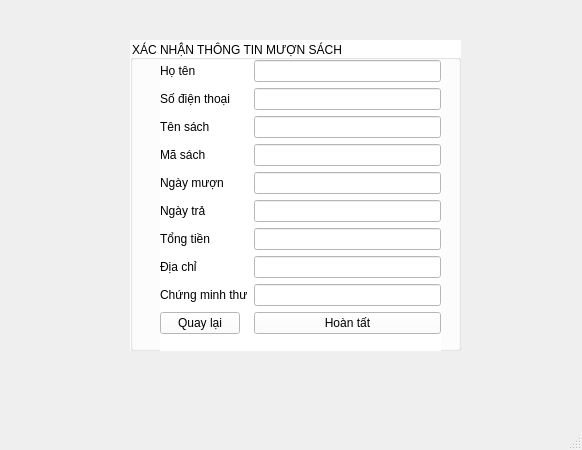
<?xml version="1.0" encoding="UTF-8"?>
<ui version="4.0">
 <class>MainWindow</class>
 <widget class="QMainWindow" name="MainWindow">
  <property name="geometry">
   <rect>
    <x>0</x>
    <y>0</y>
    <width>582</width>
    <height>450</height>
   </rect>
  </property>
  <property name="windowTitle">
   <string>MainWindow</string>
  </property>
  <widget class="QWidget" name="centralwidget">
   <property name="styleSheet">
    <string notr="true">#centralwidget {
    border-image: url(mhmuonsach.png);
}</string>
   </property>
   <widget class="QStackedWidget" name="stackedWidget">
    <property name="geometry">
     <rect>
      <x>60</x>
      <y>30</y>
      <width>451</width>
      <height>351</height>
     </rect>
    </property>
    <property name="styleSheet">
     <string notr="true"/>
    </property>
    <property name="currentIndex">
     <number>1</number>
    </property>
    <widget class="QWidget" name="page_5">
     <property name="styleSheet">
      <string notr="true"/>
     </property>
     <widget class="QPushButton" name="btnycmuon">
      <property name="geometry">
       <rect>
        <x>170</x>
        <y>210</y>
        <width>111</width>
        <height>31</height>
       </rect>
      </property>
      <property name="text">
       <string>Yêu cầu mượn sách</string>
      </property>
     </widget>
     <widget class="QLabel" name="label">
      <property name="geometry">
       <rect>
        <x>80</x>
        <y>40</y>
        <width>141</width>
        <height>21</height>
       </rect>
      </property>
      <property name="text">
       <string>&lt;html&gt;&lt;head/&gt;&lt;body&gt;&lt;p align=&quot;center&quot;&gt;&lt;span style=&quot; font-size:10pt; font-weight:600;&quot;&gt;Thông tin người mượn&lt;/span&gt;&lt;/p&gt;&lt;p align=&quot;center&quot;&gt;&lt;br/&gt;&lt;/p&gt;&lt;/body&gt;&lt;/html&gt;</string>
      </property>
     </widget>
     <widget class="QWidget" name="verticalLayoutWidget">
      <property name="geometry">
       <rect>
        <x>70</x>
        <y>60</y>
        <width>161</width>
        <height>126</height>
       </rect>
      </property>
      <layout class="QVBoxLayout" name="verticalLayout">
       <item>
        <widget class="QLineEdit" name="txthoten">
         <property name="placeholderText">
          <string>Họ và Tên</string>
         </property>
        </widget>
       </item>
       <item>
        <widget class="QLineEdit" name="txtsdt">
         <property name="placeholderText">
          <string>Số điện thoại</string>
         </property>
        </widget>
       </item>
       <item>
        <widget class="QLineEdit" name="txtcmt">
         <property name="placeholderText">
          <string>Chứng minh thư</string>
         </property>
        </widget>
       </item>
       <item>
        <widget class="QLineEdit" name="txtdiachi">
         <property name="placeholderText">
          <string>Địa chỉ</string>
         </property>
        </widget>
       </item>
      </layout>
     </widget>
     <widget class="QWidget" name="formLayoutWidget">
      <property name="geometry">
       <rect>
        <x>240</x>
        <y>60</y>
        <width>171</width>
        <height>131</height>
       </rect>
      </property>
      <layout class="QFormLayout" name="formLayout">
       <item row="0" column="0" colspan="2">
        <widget class="QLineEdit" name="txttensach">
         <property name="placeholderText">
          <string>Tên sách</string>
         </property>
        </widget>
       </item>
       <item row="1" column="0" colspan="2">
        <widget class="QLineEdit" name="txtmasach">
         <property name="placeholderText">
          <string>Mã sách</string>
         </property>
        </widget>
       </item>
       <item row="2" column="0">
        <widget class="QLabel" name="label_3">
         <property name="text">
          <string>Ngày mượn</string>
         </property>
        </widget>
       </item>
       <item row="2" column="1">
        <widget class="QDateEdit" name="datemuon"/>
       </item>
       <item row="3" column="0">
        <widget class="QLabel" name="label_4">
         <property name="text">
          <string>Ngày trả</string>
         </property>
        </widget>
       </item>
       <item row="3" column="1">
        <widget class="QDateEdit" name="datetra"/>
       </item>
       <item row="4" column="0">
        <widget class="QLabel" name="label_14">
         <property name="text">
          <string>Tổng tiền</string>
         </property>
        </widget>
       </item>
       <item row="4" column="1">
        <widget class="QLineEdit" name="txttongtien"/>
       </item>
      </layout>
     </widget>
     <widget class="QLabel" name="label_2">
      <property name="geometry">
       <rect>
        <x>250</x>
        <y>40</y>
        <width>141</width>
        <height>21</height>
       </rect>
      </property>
      <property name="text">
       <string>&lt;html&gt;&lt;head/&gt;&lt;body&gt;&lt;p align=&quot;center&quot;&gt;&lt;span style=&quot; font-size:10pt; font-weight:600;&quot;&gt;Thông tin sách&lt;/span&gt;&lt;/p&gt;&lt;p align=&quot;center&quot;&gt;&lt;br/&gt;&lt;/p&gt;&lt;/body&gt;&lt;/html&gt;</string>
      </property>
     </widget>
     <widget class="QPushButton" name="btnquaylai_2">
      <property name="geometry">
       <rect>
        <x>70</x>
        <y>260</y>
        <width>91</width>
        <height>21</height>
       </rect>
      </property>
      <property name="text">
       <string>Quay lại</string>
      </property>
     </widget>
    </widget>
    <widget class="QWidget" name="page_6">
     <property name="styleSheet">
      <string notr="true"/>
     </property>
     <widget class="QGroupBox" name="groupBox">
      <property name="geometry">
       <rect>
        <x>70</x>
        <y>10</y>
        <width>331</width>
        <height>311</height>
       </rect>
      </property>
      <property name="styleSheet">
       <string notr="true">background-color: white;</string>
      </property>
      <property name="title">
       <string>XÁC NHẬN THÔNG TIN MƯỢN SÁCH</string>
      </property>
      <widget class="QWidget" name="formLayoutWidget_2">
       <property name="geometry">
        <rect>
         <x>30</x>
         <y>20</y>
         <width>281</width>
         <height>318</height>
        </rect>
       </property>
       <layout class="QFormLayout" name="formLayout_2">
        <item row="0" column="0">
         <widget class="QLabel" name="label_5">
          <property name="text">
           <string>Họ tên</string>
          </property>
         </widget>
        </item>
        <item row="0" column="1">
         <widget class="QLineEdit" name="viewhoten">
          <property name="readOnly">
           <bool>true</bool>
          </property>
         </widget>
        </item>
        <item row="1" column="0">
         <widget class="QLabel" name="label_6">
          <property name="text">
           <string>Số điện thoại</string>
          </property>
         </widget>
        </item>
        <item row="1" column="1">
         <widget class="QLineEdit" name="viewsdt">
          <property name="readOnly">
           <bool>true</bool>
          </property>
         </widget>
        </item>
        <item row="2" column="0">
         <widget class="QLabel" name="label_7">
          <property name="text">
           <string>Tên sách</string>
          </property>
         </widget>
        </item>
        <item row="2" column="1">
         <widget class="QLineEdit" name="viewtensach">
          <property name="readOnly">
           <bool>true</bool>
          </property>
         </widget>
        </item>
        <item row="4" column="0">
         <widget class="QLabel" name="label_8">
          <property name="text">
           <string>Ngày mượn</string>
          </property>
         </widget>
        </item>
        <item row="4" column="1">
         <widget class="QLineEdit" name="viewngaymuon">
          <property name="readOnly">
           <bool>true</bool>
          </property>
         </widget>
        </item>
        <item row="5" column="0">
         <widget class="QLabel" name="label_10">
          <property name="text">
           <string>Ngày trả</string>
          </property>
         </widget>
        </item>
        <item row="6" column="0">
         <widget class="QLabel" name="label_9">
          <property name="text">
           <string>Tổng tiền</string>
          </property>
         </widget>
        </item>
        <item row="7" column="0">
         <widget class="QLabel" name="label_11">
          <property name="text">
           <string>Địa chỉ</string>
          </property>
         </widget>
        </item>
        <item row="8" column="0">
         <widget class="QLabel" name="label_12">
          <property name="text">
           <string>Chứng minh thư</string>
          </property>
         </widget>
        </item>
        <item row="5" column="1">
         <widget class="QLineEdit" name="viewngaytra">
          <property name="readOnly">
           <bool>true</bool>
          </property>
         </widget>
        </item>
        <item row="6" column="1">
         <widget class="QLineEdit" name="viewtongtien">
          <property name="readOnly">
           <bool>true</bool>
          </property>
         </widget>
        </item>
        <item row="7" column="1">
         <widget class="QLineEdit" name="viewdiachi">
          <property name="readOnly">
           <bool>true</bool>
          </property>
         </widget>
        </item>
        <item row="8" column="1">
         <widget class="QLineEdit" name="viewcmt">
          <property name="readOnly">
           <bool>true</bool>
          </property>
         </widget>
        </item>
        <item row="3" column="0">
         <widget class="QLabel" name="label_13">
          <property name="text">
           <string>Mã sách</string>
          </property>
         </widget>
        </item>
        <item row="3" column="1">
         <widget class="QLineEdit" name="viewmasach">
          <property name="readOnly">
           <bool>true</bool>
          </property>
         </widget>
        </item>
        <item row="9" column="1">
         <widget class="QPushButton" name="btnhoantat">
          <property name="text">
           <string>Hoàn tất</string>
          </property>
         </widget>
        </item>
        <item row="9" column="0">
         <widget class="QPushButton" name="btnquaylai">
          <property name="text">
           <string>Quay lại</string>
          </property>
         </widget>
        </item>
       </layout>
      </widget>
     </widget>
    </widget>
   </widget>
  </widget>
  <widget class="QMenuBar" name="menubar">
   <property name="geometry">
    <rect>
     <x>0</x>
     <y>0</y>
     <width>582</width>
     <height>18</height>
    </rect>
   </property>
  </widget>
  <widget class="QStatusBar" name="statusbar"/>
 </widget>
 <resources/>
 <connections/>
</ui>
